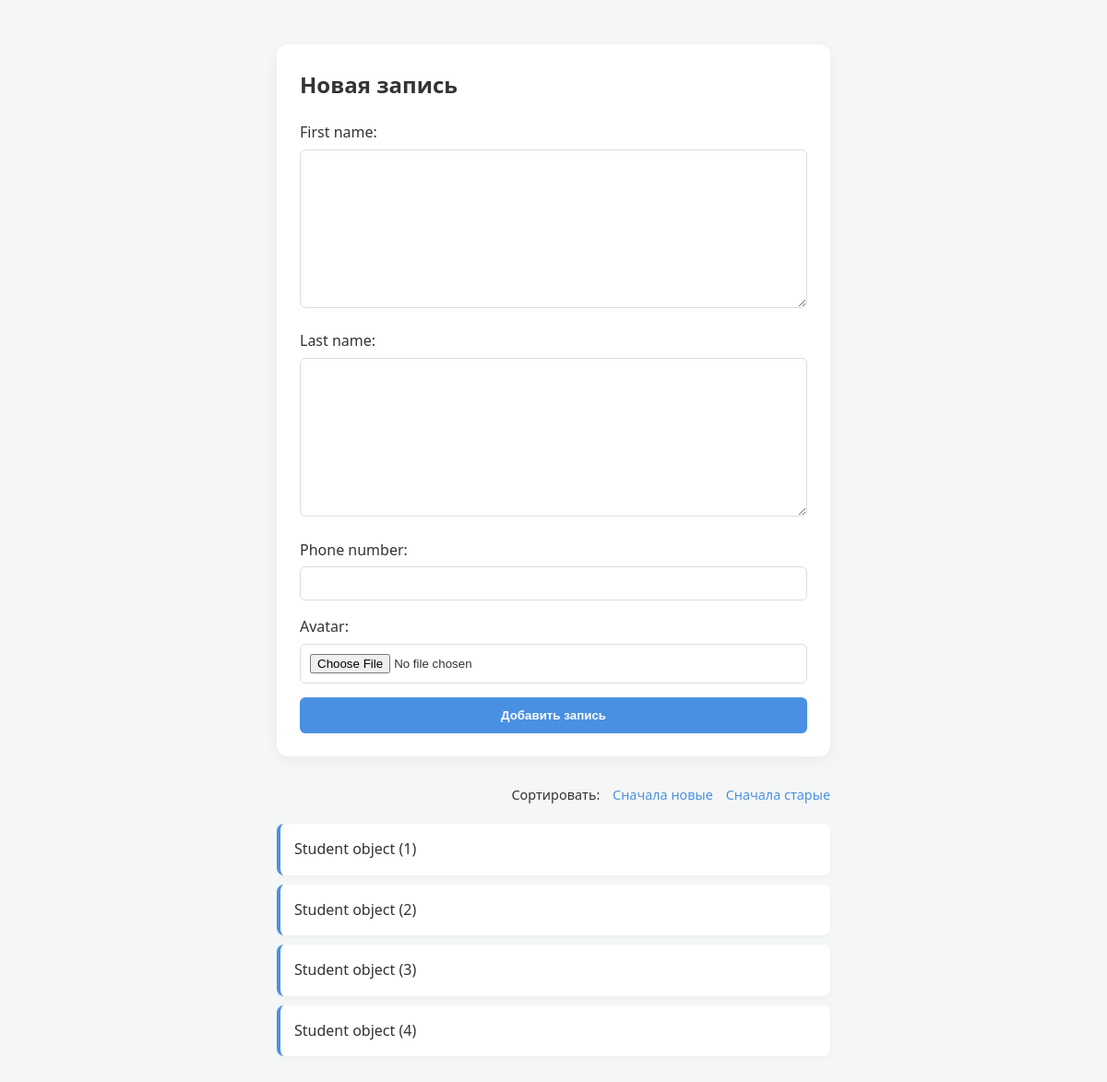
The page /lms/add_student/ on the database as committed earlier.
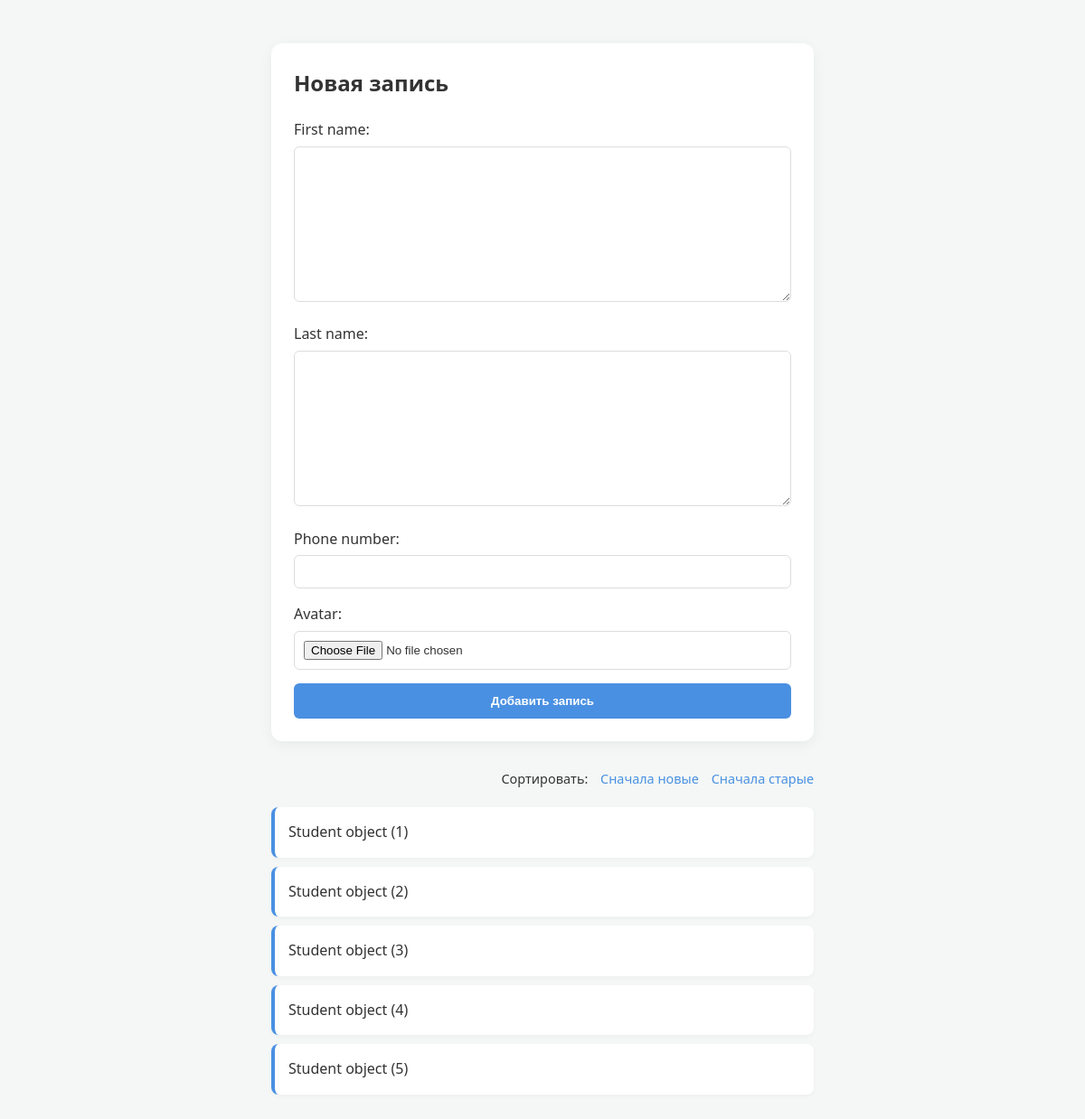
The same page on the database as committed later.
### lms/models.py (models this page shows)
class Student(models.Model):
    first_name = models.TextField(max_length=20)
    last_name = models.TextField(max_length=20)
    phone_number = models.IntegerField()
    avatar = models.ImageField(upload_to='media/')

### lms/views.py (the view)
# urls.py: path('add_student/', views.student_items, name='student_items'),
def student_items(request):
    sort_by = request.GET.get('sort', 'id')
    items = Student.objects.all().order_by(sort_by)
    if request.method == "POST":
        form = StudentForm(request.POST, request.FILES)
        if form.is_valid():
            form.save()
            return redirect('item_list')
    else:
        form = StudentForm()
    return render(request, 'add_student.html', {
        'items': items,
        'form': form
    })

### lms/forms.py
class StudentForm(forms.ModelForm):
    class Meta:
        model = Student
        fields = '__all__'

### lms/templates/add_student.html (shortened to what this page needs)
<!DOCTYPE html>
<html lang="ru">
<head>
</head>
<body>
<div class="container">
    <form method="post" enctype="multipart/form-data">
        <h2 style="margin-top: 0;">Новая запись</h2>
        {{ form.as_p }}
        <button type="submit">Добавить запись</button>
    </form>
    <div class="sorting">
        <span>Сортировать:</span>
        <a href="?sort=-id">Сначала новые</a>
        <a href="?sort=id">Сначала старые</a>
    </div>
    <ul>
        {% for item in items %}
            <li>{{ item }}</li>
        {% empty %}
            <li style="border-left-color: #ccc; color: #888;">Записей пока нет...</li>
        {% endfor %}
    </ul>
</div>
</body>
</html>

Rows that differ between the two databases and show on the page:
added Student: id "Student object (5)"
